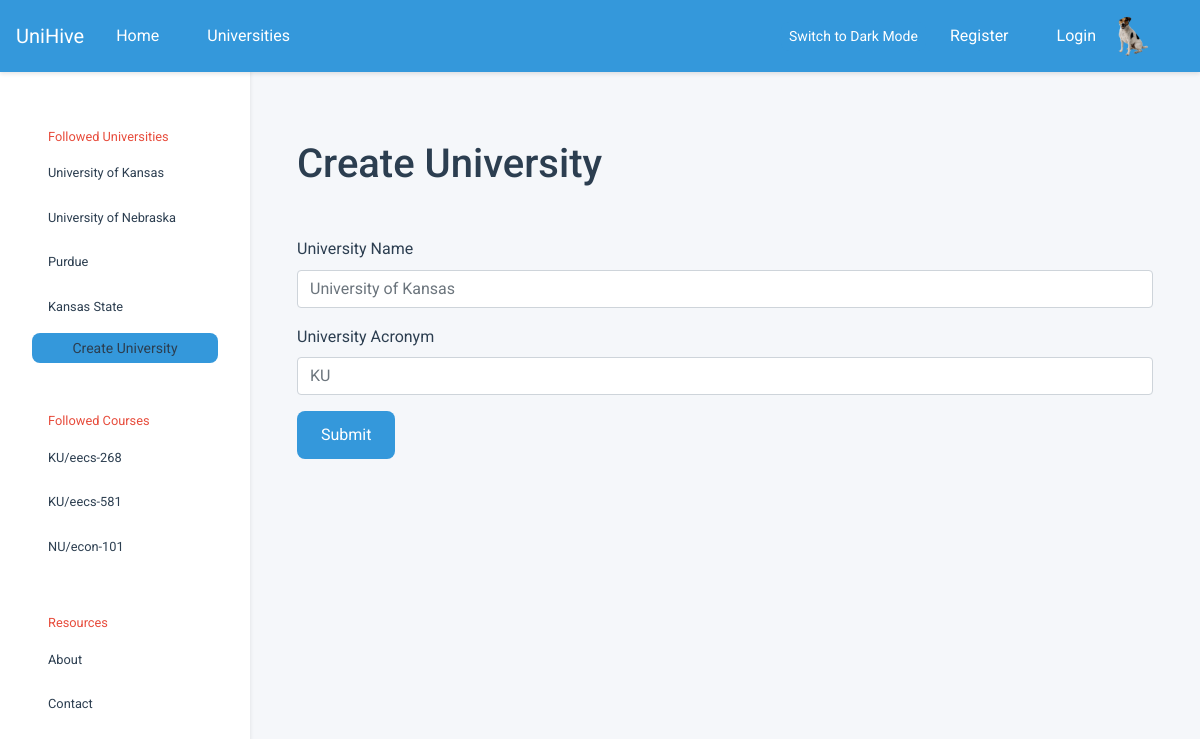
/create-university, run on the app's committed database.
### tables this page shows
CREATE TABLE universities (
            id          INTEGER PRIMARY KEY,
            created     TIMESTAMP DEFAULT CURRENT_TIMESTAMP NOT NULL,
            name        VARCHAR UNIQUE NOT NULL,
            acronym     VARCHAR UNIQUE,
            description VARCHAR,
            logo        VARCHAR
        );

CREATE TABLE courses (
            id            INTEGER PRIMARY KEY AUTOINCREMENT,
            created       TIMESTAMP DEFAULT CURRENT_TIMESTAMP NOT NULL,
            name          VARCHAR NOT NULL,
            description   VARCHAR,
            course_number VARCHAR,
            department    INTEGER,
            hours         INTEGER,
            university    INTEGER NOT NULL,
            popularity_score INTEGER DEFAULT 0 
        );

### main.py (the view, shortened to what this page needs)
@app.route("/create-university", methods =["GET", "POST"])
def create_university():
    return render_template('create_university.html')

### db.py (called while the page is built)
def query(query: str, parameters: tuple = tuple(), *, count: int = None):
    try:
        cursor = connection.cursor()               # Create a database cursor
        result = cursor.execute(query, parameters) # Execute the query safely
        connection.commit()                        # Commit the changes to DB
        if count is None:                  # If the count was not set
            return result.fetchall()       # Fetch every row in query
        if count == 1:                     # If the count was set one
            return result.fetchone()       # Fetch a single query row
        else:                              # If count was other value
            return result.fetchmany(count) # Fetch desired row amount
    except sqlite3.Error as e:
        print("[QUERY ERROR]", e)
        return False
    finally:
        cursor.close()

### department.py (called while the page is built)
    @staticmethod
    def get_department_by_id(id: int):
        params = query(
            "SELECT id, name, abbreviation, university FROM departments WHERE id = ?",
            (id,),
            count = 1
        )
        if not params: return None # Department not found
        return Department(*params) # Construct department object

### main.py (called while the page is built)
@app.context_processor
def inject_default():
    return dict(
        USERS   = USERS,
        SESSION = SESSION,
        active  = None
    )

### university.py (called while the page is built)
    @staticmethod
    def get_university_by_id(id: int):
        params = query(
            "SELECT id, name, acronym, description FROM universities WHERE id = ?;",
            (id,),
            count = 1
        )
        if not params: return None # University not found
        return University(*params) # Construct university object

### user.py (called while the page is built)
    @property
    def followed_universities(self):
        return [University(*params) for params in query(
            """
                SELECT DISTINCT universities.id, name, acronym, description
                FROM universities INNER JOIN user_universities
                ON universities.id = user_universities.university
                WHERE user = ?;
            """,
            (self.id,)
        )]

    @property
    def followed_courses(self):
        return [Course(*params) for params in query(
            """
                SELECT DISTINCT courses.id, name, description, course_number, department, university
                FROM courses INNER JOIN user_courses
                ON courses.id = user_courses.course
                WHERE user = ?;
            """,
            (self.id,)
        )]

### templates/create_university.html (shortened to what this page needs)
{% extends 'base.html' %} {% block content_title %}Create University{% endblock
%} {% block content_subtitle %}{% endblock %} {% block content_main %}
<form action="create-university" method="post">
  <div class="form-group">
    <label for="university">University Name</label>
    <input
      type="text"
      class="form-control"
      name="university"
      for="university"
      id="university"
      placeholder="University of Kansas"
    />
  </div>
  <div class="form-group">
    <label for="university-acro">University Acronym</label>
    <input
      type="text"
      class="form-control"
      name="university-acro"
      for="university-acro"
      id="university-acro"
      placeholder="KU"
    />
  </div>
  <button type="submit" class="btn btn-primary">Submit</button>
</form>
{% endblock %}

### templates/base.html (shortened to what this page needs)
<!doctype html>
<html lang="en">
  <head>
    <link
      rel="stylesheet"
      href="https://cdn.jsdelivr.net/npm/bootstrap@4.0.0/dist/css/bootstrap.min.css"
    />
    <link rel="stylesheet" href="{{url_for('static', filename='main.css')}}" />
  </head>
  <body>
    <nav class="navbar navbar-expand-lg navbar-custom fixed-top">
      <div class="container-fluid">
        <div class="d-flex align-items-center">
          <a class="navbar-brand" href="/">UniHive</a>
          <div class="collapse navbar-collapse" id="navbarNavDropdown">
            <ul class="navbar-nav">
              <li class="nav-item">
                <a class="nav-link" href="{{ url_for('home') }}">Home</a>
              </li>
              <li class="nav-item">
                <a class="nav-link" href="#">Universities</a>
              </li>
            </ul>
          </div>
        </div>
        <div class="d-flex align-items-center">
          <button id="theme-toggle" class="btn btn-outline-light btn-sm me-2">
          </button>
          {% if SESSION.current_user_id %}
          <span class="text-light mr-3"
            >Logged in, {{ USERS[SESSION.current_user_id].username }}</span
          >
          <a
            href="{{ url_for('profile') }}"
            class="btn btn-outline-light btn-sm me-2"
            >Profile</a
          >
          <a
            href="{{ url_for('logout') }}"
            class="btn btn-outline-light btn-sm me-2"
            >Logout</a
          >
          <img
            src="{{ url_for('static', filename='profile_pic.jpg') }}"
            class="rounded-circle profile-img"
            alt="Profile"
          />
          {% else %}
          <a class="nav-link" href="{{ url_for('register') }}">Register</a>
          <a
            class="nav-link d-flex align-items-center gap-2"
            href="{{ url_for('login') }}"
          >
            <span>Login</span>
            <img
              src="{{ url_for('static', filename='profile_pic.jpg') }}"
              class="rounded-circle profile-img"
              alt="Default Profile"
            />
          </a>
          {% endif %}
        </div>
      </div>
    </nav>
    <div class="sidebar">
      <div class="sidebar-header">Followed Universities</div>
      {% for followed_university in
      USERS[SESSION.current_user_id].followed_universities %}
      <a
        href="{{url_for('university', university_acro=followed_university.acronym)}}"
        >{{followed_university.name}}</a
      >
      {% endfor %} {% block sidebar_content %} {% endblock %}
      <a
        href="{{url_for('create_university')}}"
        class="btn navbar-toggler btn-sm text-center"
        role="button"
        aria-disabled="true"
        >Create University</a
      >
      <div class="sidebar-header">Followed Courses</div>
      {% for followed_course in USERS[SESSION.current_user_id].followed_courses
      %}
      <a
        href="{{url_for('course', university_acro=followed_course.university.acronym, course=followed_course.name_combined)}}"
        >{{followed_course.university.acronym}}/{{followed_course.name_combined}}</a
      >
      {% endfor %}
      <div class="sidebar-header">Resources</div>
      <a href="#">About</a>
      <a href="#">Contact</a>
    </div>
    <div class="content">
      <div class="container">
        <h1 class="my-5 text-left">{% block content_title %}{% endblock %}</h1>
        {% block content_main %} {% endblock %}
      </div>
    </div>
  </body>
</html>

### static/main.css (style rules this page uses)
:root { --background-color: #f5f7fa; --text-color: #2c3e50; --primary-color: #3498db; --secondary-color: #95a5a6; --accent-color: #e74c3c; --card-bg-color: #ffffff; --card-shadow: rgba(0, 0, 0, 0.1); --link-hover-bg: #ecf0f1; --border-radius: 8px; --transition-speed: 0.3s; }
* { margin: 0; padding: 0; box-sizing: border-box; font-family: "Roboto", sans-serif; }
body { background-color: var(--background-color); color: var(--text-color); line-height: 1.6; transition: background-color var(--transition-speed), color var(--transition-speed); }
.navbar { background-color: var(--primary-color); color: #fff; padding: 1rem 2rem; box-shadow: 0 4px 6px var(--card-shadow); position: fixed; top: 0; left: 0; right: 0; z-index: 1030; }
.navbar a { color: #fff; text-decoration: none; margin-right: 1rem; transition: color var(--transition-speed); }
.sidebar { position: fixed; top: 55px; left: 0; width: 250px; height: calc(100vh - 55px); background-color: var(--card-bg-color); color: var(--text-color); padding: 2rem; display: flex; flex-direction: column; font-size: 0.8rem; border-radius: var(--border-radius); box-shadow: 0 2px 4px var(--card-shadow); }
.sidebar a { display: block; padding: 0.5rem 1rem; margin-bottom: 0.5rem; color: var(--text-color); text-decoration: none; border-radius: var(--border-radius); transition: background-color var(--transition-speed), color var(--transition-speed); }
.sidebar-header { margin-top: 2rem; color: var(--accent-color); padding: 0.5rem 1rem; }
.content { margin-left: 250px; margin-top: 60px; padding: 2rem; }
.btn { display: inline-block; background-color: var(--primary-color); color: #fff; padding: 0.75rem 1.5rem; border: none; border-radius: var(--border-radius); cursor: pointer; transition: background-color var(--transition-speed), transform var(--transition-speed); }
h1, h2, h3, h4, h5, h6 { color: var(--text-color); margin-bottom: 1rem; }

### templates/base.html (style rules this page uses)
.navbar { padding: 0.5rem 1rem; box-shadow: 0 2px 4px rgba(0, 0, 0, 0.1); }
.navbar .container-fluid { padding: 0; }
.nav-link { padding: 0.5rem 1rem !important; }
.profile-img { margin-left: 1em; width: 40px; height: 40px; object-fit: cover; }
.me-2 { margin-right: 0.5rem !important; }
.btn-sm { padding: 0.25rem 0.5rem; font-size: 0.875rem; }

### data on the page
universities: name "University of Kansas"
universities: name "University of Nebraska"
universities: name "Purdue"
universities: name "Kansas State"
courses: university.acronym "KU", name_combined "eecs-268"
courses: university.acronym "KU", name_combined "eecs-581"
courses: university.acronym "NU", name_combined "econ-101"
